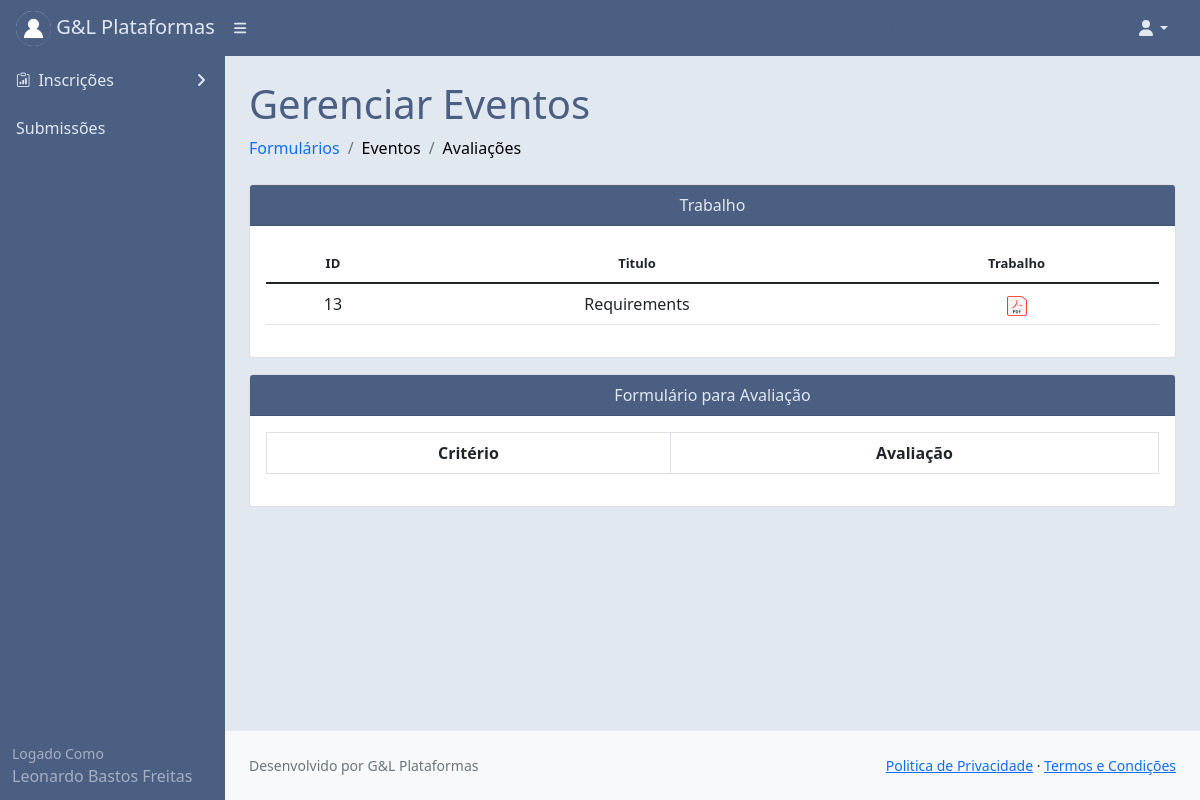
The page /pontuartrabalho/?id=13 (signed in) on the database its author committed.
### core/models.py (models this page shows, shortened)
class Usuariocd(models.Model):
    cpf = models.CharField(max_length=11)
    nome = models.CharField(max_length=300)
    cep = models.CharField(max_length=8)
    nascimento = models.DateField()
    email = models.EmailField()
    endereco = models.CharField(max_length=500)
    cidade = models.CharField(max_length=150)
    bairro = models.CharField(max_length=150)
    pais = models.CharField(max_length=150)
    instituicao = models.CharField(max_length=150)
    cmp = models.CharField(max_length=3)
    categ = models.CharField(max_length=150)
    cinfo = models.CharField(max_length=3)
    gestor_plataforma = models.CharField(max_length=3)
    autor = models.CharField(max_length=3)
    avaliador = models.CharField(max_length=3)
    lider = models.CharField(max_length=3)
    id_usuario = models.BigIntegerField()
    contato = models.BigIntegerField(null=True)
    perfil = models.FileField(upload_to='')

class Submissao(models.Model):
    data = models.DateTimeField(auto_now=True)
    trabalho = models.FileField(null=True, upload_to='')
    id_evento = models.BigIntegerField()
    sessao = models.BigIntegerField()
    id_usuario = models.BigIntegerField()
    status = models.CharField(max_length=30)
    av1 = models.CharField(max_length=30)
    av2 = models.CharField(max_length=30)
    av3 = models.CharField(max_length=30, null=True)
    data_av1 = models.DateTimeField(null=True)
    data_av2 = models.DateTimeField(null=True)
    data_av3 = models.DateTimeField(null=True)
    resumo = models.TextField()
    chave = models.TextField()
    titulo = models.CharField(max_length=150)
    autor = models.CharField(max_length=150)
    nota1 = models.BigIntegerField(null=True)
    nota2 = models.BigIntegerField(null=True)
    nota3 = models.BigIntegerField(null=True)
    progresso = models.BigIntegerField()
    a1 = models.BigIntegerField(null=True)
    a2 = models.BigIntegerField(null=True)
    a3 = models.BigIntegerField(null=True)

### core/views.py (the view)
# urls.py: path('pontuartrabalho/', views.pontuartrabalho),
@login_required(login_url='/login/')
def pontuartrabalho(request):
    id = request.GET.get('id')
    acharsessao = Submissao.objects.filter(id=id)
    for a in acharsessao:
        sessaoid = a.sessao
    acharformulario = Sessoes.objects.filter(id=sessaoid)
    for af in acharformulario:
        id_formulario = af.formulario
    meuid = User.objects.filter(username=request.user)
    for m in meuid:
        mid = m.id
    usuarios = Usuariocd.objects.filter(id_usuario=mid)
    eventos = Evento.objects.filter(status='andamento')
    sessao = Sessoes.objects.all()
    formulario = Formulario.objects.filter(id=id_formulario)
    trabalho = Submissao.objects.filter(id=id)
    dados = {'eventos': eventos,
             'usuarios': usuarios,
             'sessao': sessao,
             'formulario': formulario,
             'id':id,
             'trabalho':trabalho}
    return render(request,'pontuartrabalho.html', dados)

### templates/pontuartrabalho.html (shortened to what this page needs)
{% extends 'base.html' %}
{% load static %}
{% block content %}
<div id="layoutSidenav_content" style="background:#e2e8f0;">
                <main>
                    <div class="container-fluid px-4">
                        <h1 class="mt-4" style="color:#4B5F83;">Gerenciar Eventos</h1>
                        <ol class="breadcrumb mb-4">
                            <li class="breadcrumb-item"><a href="#" style="text-decoration:none;">Formulários</a></li>
                            <li class="breadcrumb-item text-secondary">
                                <a href="#" style="text-decoration:none;">
                                <font color="black"> Eventos
                                </font>
                                </a></li>
                            <li class="breadcrumb-item active"><a href="#" style="text-decoration:none;">
                               <font color="black"> Avaliações </font>
                            </a> </li>
                        </ol>
                                <p class="mb-0">
                                  <div class="card col-12">
                                      <div class="card-header text-center"
                                           style="background:#4B5F83;color:#e2e8f0;">
                                          Trabalho
                                      </div>
                                <div class="card-body">
                                    <table class="table">
                                    <thead>
                                        <tr>
                                             <th class="text-center"><font size="2px">ID</font></th>
                                            <th class="text-center"><font size="2px">Titulo</font></th>
                                            <th class="text-center"><font size="2px">Trabalho</font></th>
                                        </tr>
                                    </thead>
                                    <tbody>
                                        <tr>
                                             {% for trabalho in trabalho %}
                                                <td class="text-center">{{trabalho.id}}</td>
                                                <td class="text-center">
                                                {{trabalho.titulo}}
                                                </td>
                                                <td class="text-center">
                                                   <a href="/media/{{trabalho.trabalho}}"
                                                style="text-decoration:none;"
                                                target="_blank" rel="noopener noreferrer">
                                                    <img height="20" width="20"
                                                            src={% static "assets/pdficon.png" %}>
                                                </a>
                                                </td>
                                             {% endfor %}
                                        </tr>
                                    </tbody>
                                </table>
                                </div>
                        </div>
                        <div class="card col-12 mt-3" >
                                      <div class="card-header text-center"
                                           style="background:#4B5F83;color:#e2e8f0;">
                                          Formulário para Avaliação
                                      </div>
                                <div class="card-body">
                                    <table class="table table-bordered align-items-center">
                                    <thead>
                                    <tr>
                                        <th class="text-center">Critério</th>
                                        <th class="text-center">Avaliação</th>
                                    </tr>
                                    </thead>
                                </table>
                                </div>
                        </div>
                                </p>
                    </div>
                </main>
                <footer class="py-4 bg-light mt-auto">
                    <div class="container-fluid px-4">
                        <div class="d-flex align-items-center justify-content-between small">
                            <div class="text-muted">Desenvolvido por G&L Plataformas</div>
                            <div>
                                <a href="#">Politica de Privacidade</a>
                                &middot;
                                <a href="#">Termos e Condições</a>
                            </div>
                        </div>
                    </div>
                </footer>
            </div>
{% endblock %}

### templates/base.html (shortened to what this page needs)
{% load static %}
<!DOCTYPE html>
<html lang="pt-br">
    <head>
        <link href={% static "css/styles.css" %} rel="stylesheet" />
        <link href={% static "css/step.css" %} rel="stylesheet" />
        <link href={% static "css/gira.css" %} rel="stylesheet" />
        <link rel="stylesheet" href="https://cdn.jsdelivr.net/npm/bootstrap-icons@1.3.0/font/bootstrap-icons.css">
    </head>
    <body>
        <nav class="sb-topnav navbar navbar-expand navbar-dark" style="background:#4B5F83;">
            <a class="navbar-brand ps-3" href="#" style="color:#e2e8f0;">
                {% for usuarios in usuarios %}
                <img src="/media/{{usuarios.perfil}}"
                     alt="Admin"
                     class="rounded-circle"
                     width="35" height="35"> G&L Plataformas
                {% endfor %}
            </a>
            <button class="btn btn-link btn-sm order-1 order-lg-0 me-4 me-lg-0" id="sidebarToggle" href="#!"><i class="fas fa-bars" style="color:#e2e8f0;"></i></button>
            <form class="d-none d-md-inline-block form-inline ms-auto me-0 me-md-3 my-2 my-md-0">
                <a href="#" style="text-decoration:none; color:#4B5F83;">
                </a>
                <a href="#" style="text-decoration:none; color:#4B5F83;">
                </a>
                <a href="/submissoes/" style="text-decoration:none; color:#4B5F83;">
                </a>
            </form>
            <ul class="navbar-nav ms-auto ms-md-0 me-3 me-lg-4">
                <li class="nav-item dropdown">
                    <a class="nav-link dropdown-toggle" id="navbarDropdown" href="#" role="button" data-bs-toggle="dropdown" aria-expanded="false" style="color:#e2e8f0;"><i class="fas fa-user fa-fw"></i></a>
                </li>
            </ul>
        </nav>
        <div id="layoutSidenav">
            <div id="layoutSidenav_nav" >
                <nav class="sb-sidenav accordion sb-sidenav-dark" id="sidenavAccordion" >
                    <div class="sb-sidenav-menu" style="background:#4B5F83;">
                        <div class="nav">
                             <a class="nav-link collapsed" href="#" data-bs-toggle="collapse" data-bs-target="#pagesCollapseAuth" aria-expanded="false" aria-controls="pagesCollapseAuth">
                                        <div class="sb-nav-link-icon" style="color:#e2e8f0;"><i class="bi bi-clipboard-data"></i></div>
                                        <div style="color:#e2e8f0;">Inscrições</div>
                                        <div class="sb-sidenav-collapse-arrow" style="color:#e2e8f0;"><i class="fas fa-angle-down"></i></div>
                                    </a>
                            <a class="nav-link" href="/submetidos/" style="color:#e2e8f0;">Submissões</a>
                        </div>
                    </div>
                    <div class="sb-sidenav-footer" style="background:#4B5F83;">
                        <div class="small" >Logado Como</div>
                        {% for usuarios in usuarios %}
                        {{usuarios.nome}}
                        {% endfor %}
                    </div>
                </nav>
            </div>
{% block content %}{% endblock %}
    </body>
</html>

### static/css/step.css (style rules this page uses)
:root { --prm-color: #0381ff; --prm-gray:#4B5F83; }

### rows shown on the page
Usuariocd: perfil (picture), nome "Leonardo Bastos Freitas"
Submissao: id "13", titulo "Requirements"
